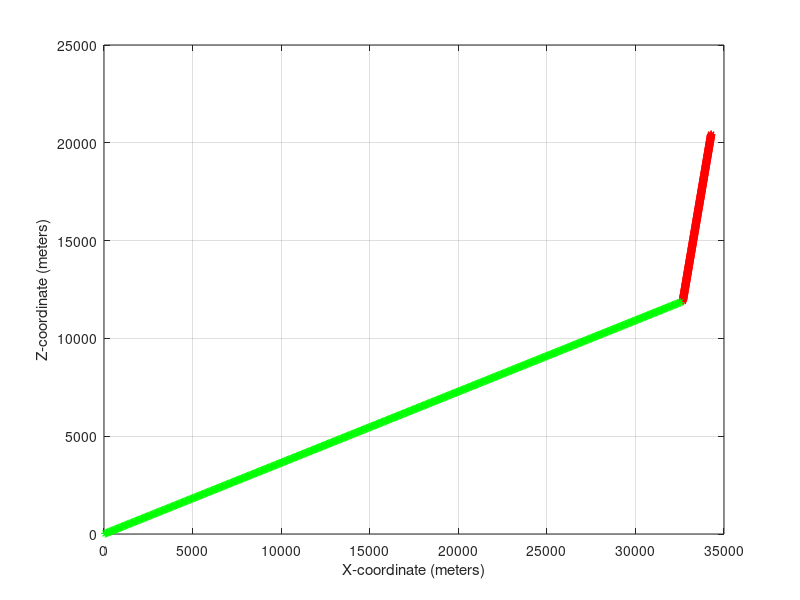
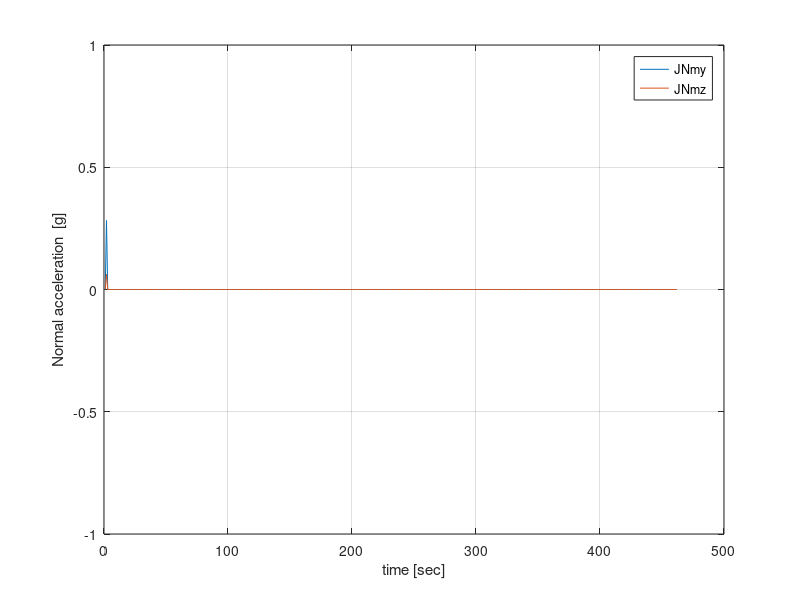

The MATLAB script that drew these images, in order:
clc
close all
clear

dT = 0.1;
time=0:dT:100;

D0 = 37000;
VT = 200;
sgma=20;
sgma=(sgma./180).*pi;
epsilon0 = 20;
epsilon0 = (epsilon0/180)*pi;
thetaT = 180;
thetaT = (thetaT/180)*pi;
phiT=100;
phiT=(phiT./180).*pi;
g=10000;
XT0 = D0*cos(epsilon0).*cos(sgma);
YT0 = D0*sin(epsilon0);
ZT0 = D0*cos(epsilon0)*sin(sgma);
VT_hor = VT*cos(thetaT).*cos(phiT);
VT_ver = VT*sin(thetaT);
VT_z   = VT*cos(thetaT)*sin(phiT);
XT = XT0;
YT = YT0;
ZT = ZT0;


XM0 = 0;
YM0 = 0;
ZM0 = 0;
XM = XM0;
YM = YM0;
ZM = ZM0;

P = 4;
VM = P*VT;



% phiM   = atan3((ZT-ZM),(XT-XM));
phiM =sgma;
thetaM = atan2((YT-YM),(XT-XM));
VM_hor = VM*cos(thetaM)*cos(phiM);
VM_ver = VM*sin(thetaM);
VM_z  = VM*cos(thetaM)*sin(phiM);

epsilonp=5;
epsilonp=(epsilonp/180)*pi;
sgmap=0;
sgmap=(sgmap/180)*pi;


epsilon = epsilon0;
D = D0;

figHandle = figure;
grid on
flag = 0;

e = 1 ;
thetaM = epsilon ;
phiM = sgma ;
thetaM = atan(((cos(sgma-phiM)*sin(epsilon))-(VT*((cos(thetaT)*cos(sgma-phiT)*sin(epsilon)-sin(thetaT)*cos(epsilon)))/(VM*cos(thetaM))))/cos(epsilon))

phiM = sgma-asin((VT*sin(sgma-phiT)*cos(thetaT))/(VM*cos(thetaM)));

while e > 1e-10

thetaMi = atan(((cos(sgma-phiM)*sin(epsilon))-(VT*((cos(thetaT)*cos(sgma-phiT)*sin(epsilon)-sin(thetaT)*cos(epsilon)))/(VM*cos(thetaM))))/cos(epsilon));

phiMi = sgma-asin((VT*sin(sgma-phiT)*cos(thetaT))/(VM*cos(thetaM)));

e = abs( thetaM - thetaMi ) + abs( phiM - phiMi ) ;

thetaM = thetaMi ; 
phiM = phiMi ;

end


for i=2:length(time)
    
    VT_hor = VT*cos(thetaT).*cos(phiT);
    VT_ver = VT*sin(thetaT);
    VT_z   = VT*cos(epsilon0)*sin(phiT);
    XT = XT + VT_hor*dT;
    YT = YT + VT_ver*dT;
    ZT = ZT + VT_z*dT;

    XT_vector(i) = XT; 
    YT_vector(i) = YT;
    ZT_vector(i) = ZT;
    
    D_dot = (VT*cos(sgma-phiT)*cos(epsilon - thetaT) - ...
            VM*cos(sgma-phiM)*cos(thetaM - epsilon));
    Dn = D + D_dot * dT ;
       D_vector(i) = Dn;

    
    if abs(Dn) > abs(D)
        flag = flag+1;
    end
    if flag == 2 
        break;
    end
    D = Dn;

 thetaM = atan(((cos(sgma-phiM)*sin(epsilon))-(VT*((cos(thetaT)*cos(sgma-phiT)*sin(epsilon)-sin(thetaT)*cos(epsilon)))/(VM*cos(thetaM))))/cos(epsilon));
    thetaM_vector(i)=thetaM;

 phiM = sgma-asin((VT*sin(sgma-phiT)*cos(thetaT))/(VM*cos(thetaM)));
    phiM_vector(i)=phiM;

    
    VM_hor = VM*cos(thetaM)*cos(sgma);
    VM_ver = VM*sin(thetaM);
    VM_z =VM*cos(thetaM)*sin(sgma);
    XM = XM + VM_hor*dT;
    YM = YM + VM_ver*dT;
    ZM = ZM + VM_z*dT;

    JNmy(i) = VM .* (thetaM_vector(i)-thetaM_vector(i-1))./dT./g ;
    JNmz(i) = VM .* cos(thetaM) .* (phiM_vector(i)-phiM_vector(i-1))./dT./g ;

    hold on
    box on;
    
    plot3(XT,ZT,YT,'r*',XM,ZM,YM,'g*');    
    
    
    xlabel('X-coordinate (meters)');
    zlabel('Y-coordinate (meters)');
    ylabel('Z-coordinate (meters)');

%     imgframe =0;
%     imgframe = imgframe+1;
%     images1(imgframe) = getframe(figHandle);
end


   le_temp=1:length(JNmz);
figure(2)
 plot(le_temp,JNmy,le_temp,JNmz)
grid on
xlabel('time [sec]')
ylabel('Normal acceleration  [g]')
legend('JNmy','JNmz')
% figure(3)
% plot(le_temp,thetaM_vector)
% figure(4)
% plot(le_temp,rad2deg(phiM_vector))
    axis([0 500 -1 1])






